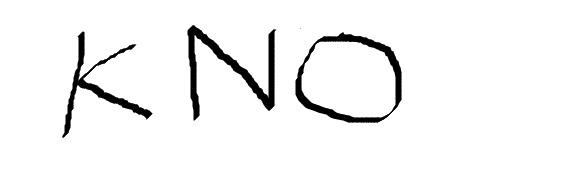
#> input picture Sample_Captcha.png, 583 x 184 px
$ python -i TextDetectWithGUI.py   (imports and definitions only)
#> lines starting #> are read from the running program, lines starting #| are printed output that depends on the picture; after the words box and inside, x2 and y2 are one past the last pixel; in counts of white or black regions, pixels touching at a corner belong together
import cv2
import numpy as np
from PIL import Image, ImageTk
from pytesseract import image_to_string
from tkinter import Tk, Frame, Label, Button, PhotoImage,font
# [3 lines not run here, left out]
# [1 line that did not run here, left out]
# [1 line that did not run here, left out]
# [1 line not run here, left out]
# [1 line that did not run here, left out]
# [1 line not run here, left out]
src_path = r'D:\python\test2.png'
my_font = font.Font(size=12)
# [1 line that did not run here, left out]
# [2 lines not run here, left out]
# [1 line that did not run here, left out]
# [1 line that did not run here, left out]
# [1 line not run here, left out]
# [1 line that did not run here, left out]
# [1 line not run here, left out]
def get_string(img_path):
#> called with img_path = 'Sample_Captcha.png'
    img = cv2.imread(img_path)
#> img is the input picture: shape (184, 583, 3); min 0, max 255, mean 243.5
    img = cv2.cvtColor(img, cv2.COLOR_BGR2GRAY)
#> img: shape (184, 583)
    kernel = np.ones((1, 1), np.uint8)
    img = cv2.dilate(img, kernel, iterations=1)
    img = cv2.erode(img, kernel, iterations=1)
    cv2.imwrite(src_path + "removed_noise.png", img)
    img = cv2.adaptiveThreshold(img, 255, cv2.ADAPTIVE_THRESH_GAUSSIAN_C, cv2.THRESH_BINARY, 31, 2)
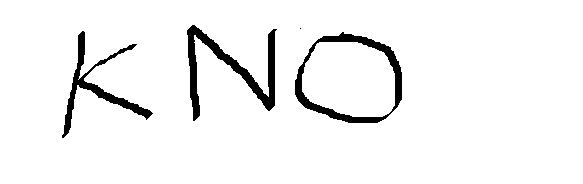
#> img: shape (184, 583); 95% white; 4 black regions (1 under 20 px), largest, box (x1, y1, x2, y2) and area: (187, 25, 277, 121) 2044, (295, 32, 402, 123) 1831, (62, 31, 153, 138) 1437
    cv2.imwrite(src_path + "thres.png", img)
#> (the run stopped early here; a loop or call above may not have finished)
